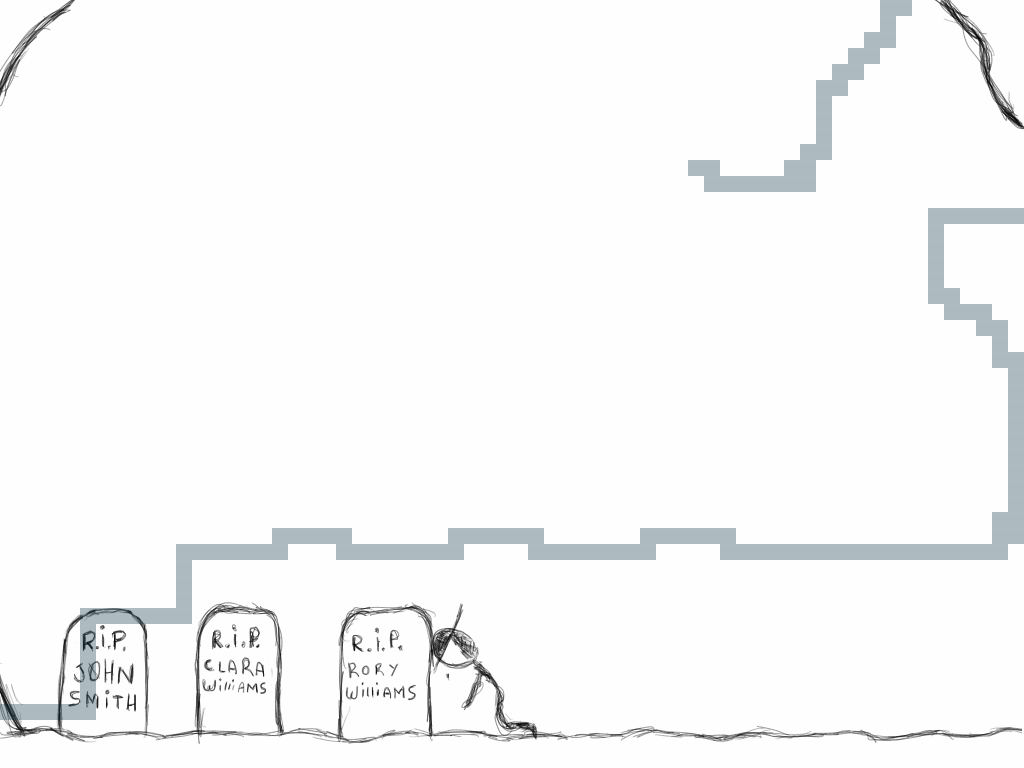

This is a level from a 2D game, rendered from its Tiled map with the project's own tilesets. A one-line summary and the map file follow, with tile-layer data summarised:
An orthogonal 64x48 tile map with 16x16 px tiles, 2 tile layers (layer, collision), 1 image layer and 5 objects (5x text).

<map version="1.0" orientation="orthogonal" width="64" height="48" tilewidth="16" tileheight="16" backgroundcolor="#bfbfbf">
 <tileset firstgid="1" name="tileset" tilewidth="16" tileheight="16">
  <image source="../graphics/tileset.png" trans="ff00ff" width="64" height="64" />
 </tileset>
 <imagelayer name="background" width="64" height="48">
  <image source="../graphics/level5.png" />
 </imagelayer>
 <layer name="layer" width="64" height="48">
  <data>[3072 cells, 0 non-empty, 0 distinct tile ids]</data>
 </layer>
 <layer name="collision" width="64" height="48" opacity="0.32">
  <data>[3072 cells, 139 non-empty, 1 distinct tile ids]</data>
 </layer>
 <objectgroup name="objects" width="64" height="48">
  <object name="start1" type="text" x="276" y="109" width="331" height="37">
   <properties>
    <property name="duration" value="2000000" />
    <property name="etype" value="text" />
    <property name="text" value="So here i'am.. Rory Williams" />
    <property name="visible" value="true" />
   </properties>
  </object>
  <object name="start2" type="text" x="276" y="215" width="331" height="37">
   <properties>
    <property name="color" value="0x600000" />
    <property name="duration" value="2000000" />
    <property name="etype" value="text" />
    <property name="starts" value="4000" />
    <property name="text" value="And my wife..." />
    <property name="visible" value="true" />
   </properties>
  </object>
  <object name="start3" type="text" x="277" y="276" width="333" height="35">
   <properties>
    <property name="color" value="0xa00101" />
    <property name="duration" value="2000000" />
    <property name="etype" value="text" />
    <property name="starts" value="5000" />
    <property name="text" value="Then.. i killed my self.." />
    <property name="visible" value="true" />
   </properties>
  </object>
  <object name="start22" type="text" x="276" y="165" width="331" height="36">
   <properties>
    <property name="color" value="0x400000" />
    <property name="duration" value="2000000" />
    <property name="etype" value="text" />
    <property name="starts" value="3000" />
    <property name="text" value="I killed my best friend.." />
    <property name="visible" value="true" />
   </properties>
  </object>
  <object name="end" type="text" x="380" y="332" width="145" height="44">
   <properties>
    <property name="duration" value="2000000" />
    <property name="etype" value="text" />
    <property name="starts" value="6500" />
    <property name="text" value="The End" />
    <property name="visible" value="true" />
   </properties>
  </object>
 </objectgroup>
</map>